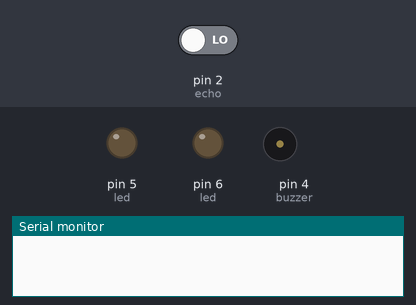
Recording of a sketch running on a simulated Arduino Uno, built with avr-gcc and run on an emulated ATmega328P. Shown: output pins drawn as LEDs (lit = HIGH), buzzer (waves = sounding, pin HIGH), the last lines printed to the serial monitor. The inputs (shaded band) are chosen by the test bench; at power-on: pin 2 (echo) LOW. Pins used as bus, display or sensor lines are not drawn.

Above: at 0.1 s.
At 1.2 s:
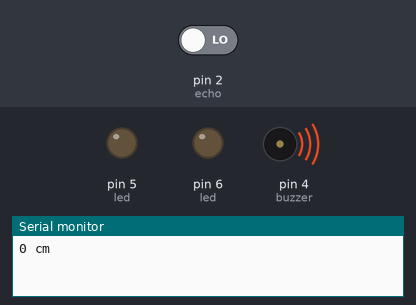
Timing chart, 0 to 2.7 s (numbered marks = the images above):
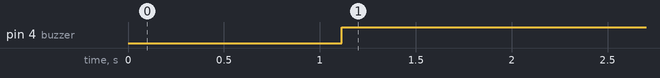

The sketch:

dist.ino
```cpp
void setup() {
pinMode(1,OUTPUT);//led
pinMode(5,OUTPUT);//led
pinMode(6,OUTPUT);//led
pinMode(4,OUTPUT);//buzzer
pinMode(2,INPUT);//echo
pinMode(3,OUTPUT);//trigger
Serial.begin(9600);
}

void loop() {
  digitalWrite(3, LOW);
  delay(4);
  digitalWrite(3, HIGH);
  delay(10);
  digitalWrite(3, LOW);
//  tone(4, 1000);
//  delay(100);
//  noTone(4);
//  delay(100);
  long t = pulseIn(2, HIGH);//input pulse and save it
  //long inches = t /37; //time convert distance
  long cm = t *0.017; //time convert distance
  String inch = " inches t";
  String CM = " cm";
  //Serial.print(inches +inch);//print serial monitor inches
  Serial.println(cm +CM);//print serial monitor cm
  Serial.println();//print space
  delay(100);//delay
if(cm<=10)
  {
    digitalWrite(1, HIGH);
    digitalWrite(4, HIGH);
  }
else if(cm<=50)
  {
    digitalWrite(5, HIGH);
    digitalWrite(4, LOW);
    digitalWrite(1, LOW);
    digitalWrite(6, LOW);
  }
else if(cm<=100)
  {
    digitalWrite(6, HIGH);
    digitalWrite(5, LOW);
    digitalWrite(1, LOW);
  }
}
```

Measured:
- by itself, pin 4 (buzzer): LOW → HIGH at 1.1 s
